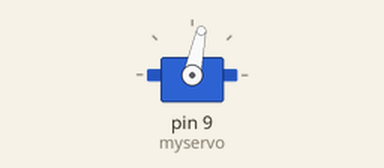
Bench run of a sketch on a simulated Arduino Uno, built with avr-gcc and run on an emulated ATmega328P. Shown: servo.

Above: at 5.05 s.
At 15.0 s:
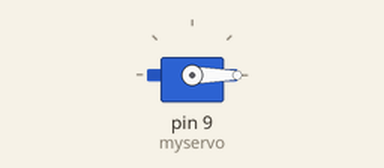
Timing chart, 0 to 18.0 s (numbered marks = the images above):
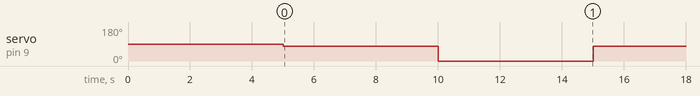

Measured:
- by itself, servo on pin 9 (myservo): alternates 78° for 5.0 s and 0° for 5.0 s

The sketch:

Programme_vitesse_constante.ino
```cpp
#include <Servo.h>

Servo myservo;  //Déclare un nouveau servomoteur nommé myservo
int pos = 0;   //Position initiale du servo
#define PAUSE 5000  //Symbolise la pause en ms entre chaque mouvements du servo


void setup()
{
  myservo.attach(9);  //Attache myservo au pin 9
  delay(5000);
}

void loop() {

 myservo.write(78); //on va à 78° soit 1880 tr/min
 delay(PAUSE);     // on attend 5000ms=5s
 myservo.write(0); // on va à 0° soit 0 tr/min
 delay(PAUSE);     // on attend 5000ms=5s
}
```
